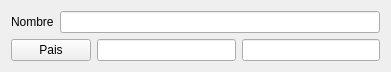
<?xml version="1.0" encoding="UTF-8"?>
<ui version="4.0">
 <class>frmProvincias</class>
 <widget class="QWidget" name="frmProvincias">
  <property name="geometry">
   <rect>
    <x>0</x>
    <y>0</y>
    <width>391</width>
    <height>67</height>
   </rect>
  </property>
  <property name="windowTitle">
   <string>Provincias</string>
  </property>
  <property name="windowIcon">
   <iconset resource="../../resources/resources.qrc">
    <normaloff>:/aplicacion/images/alephLogoIcon.ico</normaloff>:/aplicacion/images/alephLogoIcon.ico</iconset>
  </property>
  <layout class="QGridLayout" name="gridLayout">
   <item row="0" column="0">
    <widget class="QLabel" name="label">
     <property name="text">
      <string>Nombre</string>
     </property>
    </widget>
   </item>
   <item row="0" column="1" colspan="3">
    <widget class="DBLineEdit" name="db_nombre">
     <property name="fieldName">
      <string>nombre</string>
     </property>
     <property name="dataEditable">
      <bool>true</bool>
     </property>
    </widget>
   </item>
   <item row="1" column="0" colspan="2">
    <widget class="DBChooseRecordButton" name="dbChooseRecordButton">
     <property name="text">
      <string>Pais</string>
     </property>
     <property name="tableName">
      <string>paises</string>
     </property>
     <property name="fieldsToGet">
      <string>codpais</string>
     </property>
    </widget>
   </item>
   <item row="1" column="2">
    <widget class="DBLineEdit" name="dbLineEdit_2">
     <property name="fieldName">
      <string>codpais</string>
     </property>
     <property name="dataEditable">
      <bool>true</bool>
     </property>
    </widget>
   </item>
   <item row="1" column="3">
    <widget class="DBLineEdit" name="dbLineEdit_3">
     <property name="fieldName">
      <string>nombre</string>
     </property>
     <property name="relationFilter">
      <string>paises</string>
     </property>
    </widget>
   </item>
  </layout>
 </widget>
 <customwidgets>
  <customwidget>
   <class>DBLineEdit</class>
   <extends>QLineEdit</extends>
   <header>widgets/dblineedit.h</header>
  </customwidget>
  <customwidget>
   <class>DBChooseRecordButton</class>
   <extends>QPushButton</extends>
   <header>widgets/dbchooserecordbutton.h</header>
  </customwidget>
 </customwidgets>
 <resources>
  <include location="../../resources/modules.qrc"/>
  <include location="../../resources/resources.qrc"/>
 </resources>
 <connections/>
</ui>
